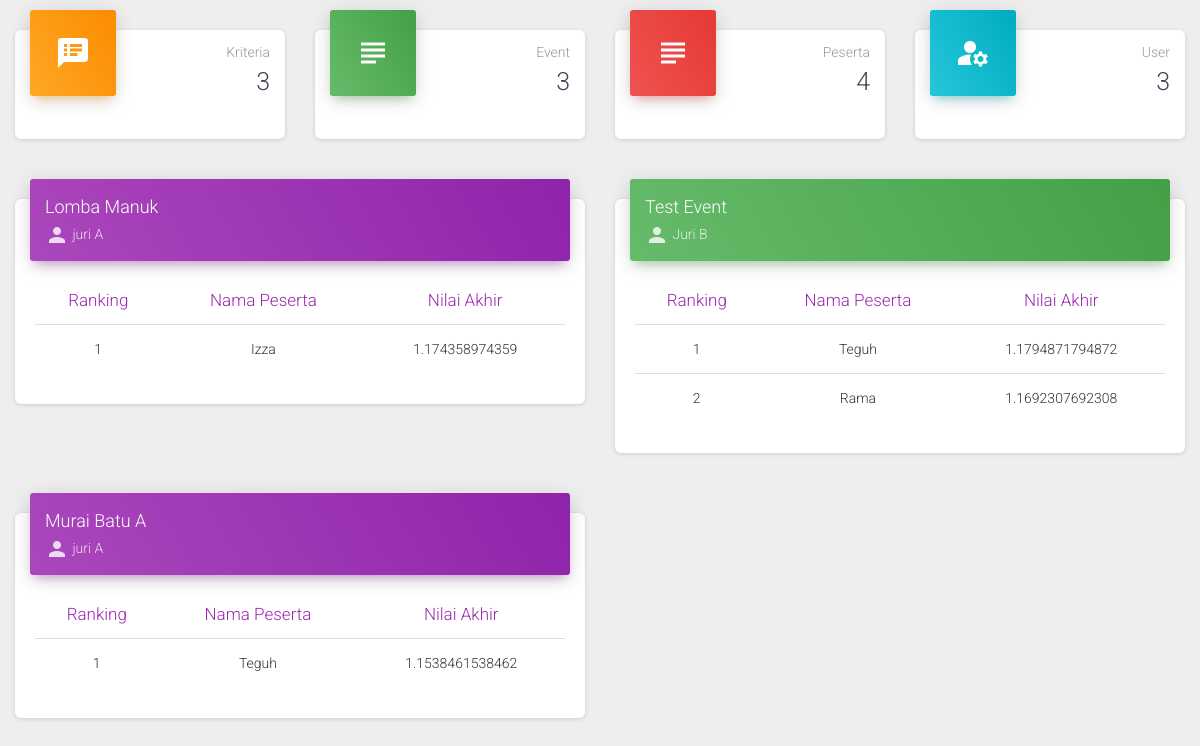
The app's page /index.php/home/hasil, older data.
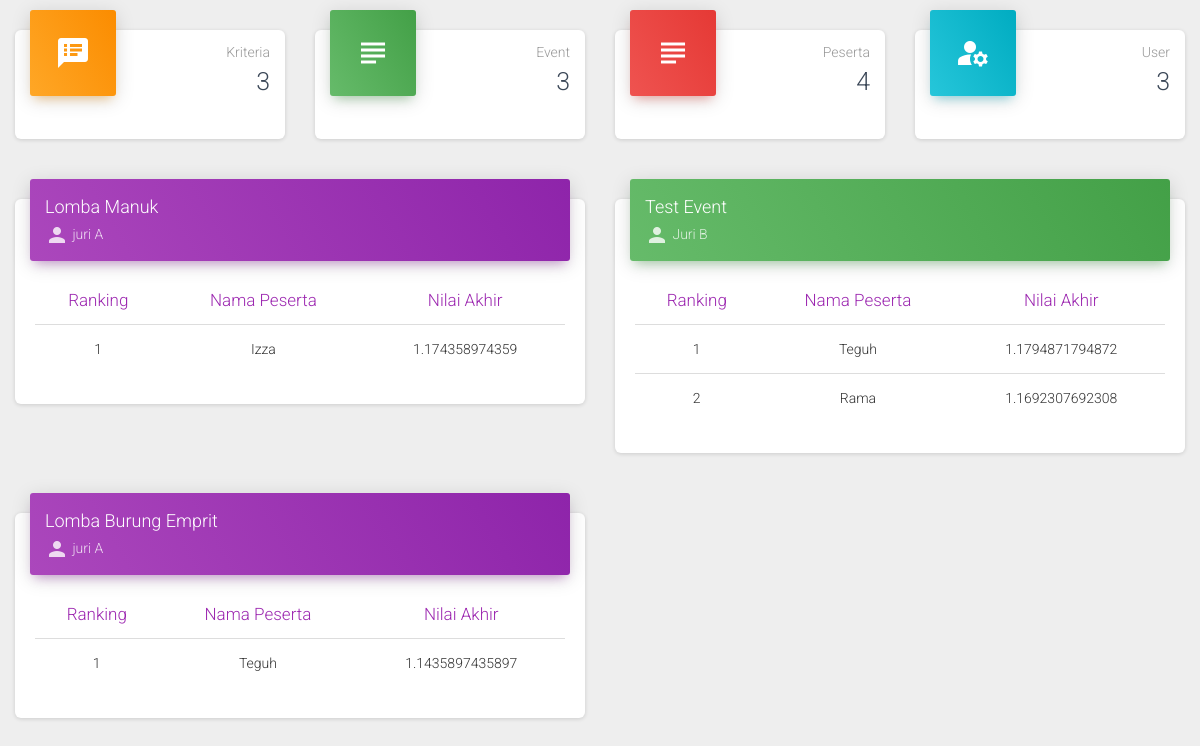
The same page, newer data.
### tables this page shows
CREATE TABLE `event` (
  `id_event` int(10) NOT NULL,
  `id_user` int(10) NOT NULL,
  `nama_event` varchar(255) NOT NULL
);

CREATE TABLE `user` (
  `id_user` int(10) NOT NULL,
  `nama_user` varchar(255) NOT NULL,
  `level` enum('admin','juri') NOT NULL,
  `username` varchar(255) NOT NULL,
  `password` varchar(255) NOT NULL
);

### application/controllers/Home.php (called while the page is built, shortened)
<?php
class Home extends CI_Controller {
    function __construct(){
        $this->load->model('Madmin');
    }
    public function hasil(){
        $event = $this->Madmin->get_event()->result();
        $kriteria = $this->Madmin->get_kriteria()->result();
        $jml_kriteria = count($kriteria);
        $kriteriaa = count($this->Madmin->get_kriteria()->result());
        $events = count($this->Madmin->get_event()->result());
        $pesertas = count($this->Madmin->get_peserta()->result());
        $users = count($this->Madmin->get_user()->result());
        $data = [
            'event' => $event,
            'kriterias' => $kriteria,
            'jml_kriteria' => $jml_kriteria,
            'kriteriaa' => $kriteriaa,
            'events' => $events,
            'pesertas' => $pesertas,
            'users' => $users
        ];
        $this->load->view('home', $data);
    }
}

### index.php (called while the page is built, shortened)
<?php
require_once BASEPATH.'core/CodeIgniter.php';

### application/models/Madmin.php (called while the page is built, shortened)
<?php
class Madmin extends CI_Model {
    public function get_kriteria($id=null){
        return $this->db->get('kriteria');
    }
    public function get_event($id=null){
        $this->db->select('e.id_event, e.id_user, e.nama_event, u.nama_user AS juri');
        $this->db->from('event AS e');
        $this->db->join('user AS u', 'u.id_user=e.id_user');
        return $this->db->get();
    }
    public function get_peserta($id=null){
        $this->db->select('p.id_peserta, p.id_event, e.nama_event AS event, p.nama_peserta, p.no_hp, p.nama_burung');
        $this->db->from('peserta AS p');
        $this->db->join('event AS e', 'e.id_event=p.id_event');
        return $this->db->get();
    }
    public function get_user(){
        return $this->db->get('user');
    }
}

### application/views/home.php (the view, shortened to what this page needs)
<!DOCTYPE html>
<html lang="en">
<head>
	<link rel="stylesheet" href="https://maxcdn.bootstrapcdn.com/font-awesome/latest/css/font-awesome.min.css">
	<link href="<?=base_url('assets/css/material-dashboard.css?v=2.1.2')?>" rel="stylesheet" />
	<link href="<?=base_url('assets/demo/demo.css')?>" rel="stylesheet" />
</head>
<body class="">
	<div class="content">
		<div class="container-fluid">
		<div class="row">
				<div class="col-lg-3 col-md-6 col-sm-6">
					<div class="card card-stats">
						<div class="card-header card-header-warning card-header-icon">
							<div class="card-icon">
								<i class="material-icons">speaker_notes</i>
							</div>
							<p class="card-category">Kriteria</p>
							<h3 class="card-title"><?=$kriteriaa?>
							</h3>
						</div>
						<div class="card-footer" style="border: none;">
						</div>
					</div>
				</div>
				<div class="col-lg-3 col-md-6 col-sm-6">
					<div class="card card-stats">
						<div class="card-header card-header-success card-header-icon">
							<div class="card-icon">
								<i class="material-icons">subject</i>
							</div>
							<p class="card-category">Event</p>
							<h3 class="card-title"><?=$events?></h3>
						</div>
						<div class="card-footer" style="border: none;">
						</div>
					</div>
				</div>
				<div class="col-lg-3 col-md-6 col-sm-6">
					<div class="card card-stats">
						<div class="card-header card-header-danger card-header-icon">
							<div class="card-icon">
								<i class="material-icons">subject</i>
							</div>
							<p class="card-category">Peserta</p>
							<h3 class="card-title"><?=$pesertas?></h3>
						</div>
						<div class="card-footer" style="border: none;">
						</div>
					</div>
				</div>
				<div class="col-lg-3 col-md-6 col-sm-6">
					<div class="card card-stats">
						<div class="card-header card-header-info card-header-icon">
							<div class="card-icon">
							<i class="material-icons">manage_accounts</i>
							</div>
							<p class="card-category">User</p>
							<h3 class="card-title"><?=$users?></h3>
						</div>
						<div class="card-footer" style="border: none;">
						</div>
					</div>
				</div>
			</div>
			<div class="row">
				<?php
                $no=1;
                foreach($event as $data){
                $no++;
            ?>
				<?php
                $hasil_ranks=array();
                $peserta = $this->db->query("SELECT * FROM peserta WHERE id_event='$data->id_event'")->result();
                foreach($peserta as $data_alternatif) {
            ?>
				<?php
                $hasil_normalisasi=0;
                $nilai = $this->db->query("SELECT * FROM nilai WHERE id_peserta='$data_alternatif->id_peserta'")->result();
                foreach($nilai as $data_nilai) {
                    $kriteria = $this->db->query("SELECT * FROM kriteria WHERE id_kriteria='$data_nilai->id_kriteria'")->result();
                    foreach($kriteria as $data_kriteria) {
                    if ($data_kriteria->jenis=="cost") {
                        $min = $this->db->query("SELECT id_kriteria, MIN(nilai) AS min FROM nilai WHERE id_kriteria='$data_nilai->id_kriteria' GROUP BY id_kriteria")->result();
                        foreach($min as $data_min) { ?>
				<?php
                        number_format($hasil = $data_min->min/$data_nilai->nilai,2);
                        $hasil_kali = $hasil*$data_kriteria->bobot;
                        $hasil_normalisasi=$hasil_normalisasi+$hasil_kali;
                    ?>
				<?php } ?>
				<?php }elseif ($data_kriteria->jenis=="benefit") {
                $max = $this->db->query("SELECT id_kriteria, MAX(nilai) AS max FROM nilai WHERE id_kriteria='$data_nilai->id_kriteria' GROUP BY id_kriteria")->result();
                foreach($max as $data_max) { ?>
				<?php
                        $hasil = $data_nilai->nilai/$data_max->max;
                        $hasil_kali = $hasil*$data_kriteria->bobot;
                        $hasil_normalisasi=$hasil_normalisasi+$hasil_kali;
                    ?>
				<?php } ?>
				<?php }
                ?>
				<?php } } ?>
				<?php
                        $hasil_rank['nilai'] = $hasil_normalisasi;
                        $hasil_rank['alternatif'] = $data_alternatif->nama_peserta;
                        array_push($hasil_ranks,$hasil_rank);
                        $hasil_normalisasi; ?>
				<?php } ?>
				<div class="col-md-6">
					<div class="card">
						<div class="card-header <?=($no%2==0?'card-header-primary':'card-header-success')?>">
							<h4 class="card-title"><?=$data->nama_event?></h4>
							<p class="card-category"><i class="material-icons">person</i> <?=$data->juri?></p>
						</div>
						<div class="card-body">
							<div class="table-responsive">
								<table class="table">
									<thead class=" text-primary">
										<th style="text-align: center;">Ranking</th>
										<th style="text-align: center;">Nama Peserta</th>
										<th style="text-align: center;">Nilai Akhir</th>
									</thead>
									<tbody>
										<?php
                                    $no=1;
                                    rsort($hasil_ranks);
                                    foreach ($hasil_ranks as $rank) { ?>
										<tr>
											<td>
												<center><?php echo $no++ ?></center>
											</td>
											<td>
												<center><?php echo $rank['alternatif']; ?></center>
											</td>
											<td>
												<center><?php echo $rank['nilai']; ?></center>
											</td>
										</tr>
										<?php } ?>
									</tbody>
								</table>
							</div>
						</div>
					</div>
				</div>
				<?php } ?>
			</div>
		</div>
	</div>
</body>
</html>

Row changes from the older to the newer data that the page shows:
changed event: nama_event "Murai Batu A" → "Lomba Burung Emprit"
Text that changed along with them:
new list line: "Teguh 1.1435897435897"
list line gone: "Teguh 1.1538461538462"
